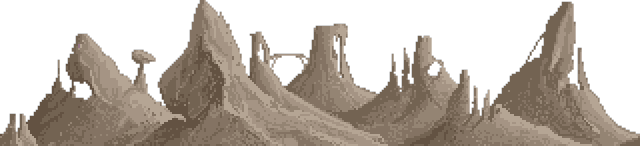
#> input picture references/beast/montagnes.png, 640 x 146 px; its folder holds 5 pictures in this run
$ python rock_study.py
#> lines starting #> are read from the running program, lines starting #| are printed output that depends on the picture
### scripts/beast_art.py
"""Resize the supplied reference assets and encode legal TS2068 8x1 cells.

Source assets are pinned in references/beast; see THIRD_PARTY.md.
"""
from pathlib import Path
from PIL import Image, ImageEnhance
from dither import quantize, gradient, PALETTE, mix

ROOT = Path(__file__).resolve().parents[1]
REF = ROOT / 'references/beast'
# Each band is a separate scroll plane. Negative shift means wind-driven.
BANDS = [('cloud0',0,20,-1),('cloud1',20,32,-2),
         ('cloud2',58,18,-3),('cloud3',76,8,-4),('cloud4',84,8,-5),
         ('hill',92,60,0),('grass0',152,4,1),('grass1',156,4,2),
         ('grass2',160,4,3),('grass3',164,6,4),
         ('fence',170,14,5),('grass4',184,8,6),('sky_gap',52,6,0)]

def asset(name, size):
#> called with name = 'montagnes', size = (256, 60)
    return Image.open(REF / (name+'.png')).convert('RGBA').resize(size, Image.Resampling.LANCZOS)
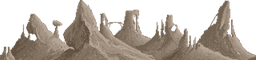
#> returned value: PIL image 256x60 RGBA; mean R, G, B, A 85.7, 76, 66.3, 136.6; transparent parts drawn white

# [95 lines left out: functions make_rgb, encode, not called in this run]

### scripts/dither.py
"""Original RGB artwork and hardware-constrained Sierra Lite error diffusion.

Diffusion stencil: right 1/2, down-left 1/4, down 1/4. First project RGB
onto each legal ink/paper pair, then diffuse the scalar ink-coverage error.
Moving bands use one pair per scanline so pixel shifts preserve their colors.
"""
import math
from PIL import Image, ImageDraw, ImageFont

PALETTE=[(0,0,0),(0,0,205),(205,0,0),(205,0,205),(0,205,0),(0,205,205),(205,205,0),(205,205,205),
         (0,0,0),(0,0,255),(255,0,0),(255,0,255),(0,255,0),(0,255,255),(255,255,0),(255,255,255)]
PAIRS=[(bright*8+p,bright*8+i) for bright in range(2) for p in range(8) for i in range(p+1,8)]
def mix(a,b,t): return tuple(int(x+(y-x)*t) for x,y in zip(a,b))
# [4 lines left out: function gradient, not called in this run]
def dist(a,b):return sum((x-y)**2 for x,y in zip(a,b))
def quantize(im, row_pairs=None, allowed_pairs=None, serpentine=False, pair_filter=None):
    w,h=im.size; src=list(im.getdata()); buf=[0.0]*(w*h)
    bits=[];attrs=[]
    for y in range(h):
        ar=[]
        for cell in range(w//8):
            if row_pairs is not None:paper,ink=row_pairs[y]
            else:
                samples=src[y*w+cell*8:y*w+cell*8+8]
                # Fit the line between two legal colors, so intermediate RGB
                # colors are represented by spatial mixtures, not hard bands.
                def score(pair):
                    p,q=[PALETTE[k] for k in pair];v=[b-a for a,b in zip(p,q)];den=sum(t*t for t in v)
                    total=0
                    for rgb in samples:
                        t=max(0,min(1,sum((a-b)*c for a,b,c in zip(rgb,p,v))/den))
                        total+=sum((rgb[j]-p[j]-t*v[j])**2 for j in range(3))
                    return total
                candidates=allowed_pairs or PAIRS
                if pair_filter:candidates=pair_filter(samples,candidates)
                paper,ink=min(candidates,key=score)
            ar.append((64 if ink>=8 else 0)+((paper&7)<<3)+(ink&7))
            p,q=[PALETTE[c] for c in (paper,ink)]
            v=[b-a for a,b in zip(p,q)];den=sum(t*t for t in v)
            for x in range(cell*8,cell*8+8):
                rgb=src[y*w+x]
                buf[y*w+x]=max(0,min(1,sum((a-b)*c for a,b,c in zip(rgb,p,v))/den))
        attrs.append(ar)
    for y in range(h):
        row=[0]*w
        direction=-1 if serpentine and y&1 else 1
        for x in (range(w-1,-1,-1) if direction<0 else range(w)):
            coverage=buf[y*w+x];bit=int(coverage>=.5);row[x]=bit
            err=coverage-bit
            for dx,dy,f in [(direction,0,.5),(-direction,1,.25),(0,1,.25)]:
                xx,yy=x+dx,y+dy
                if 0<=xx<w and yy<h:buf[yy*w+xx]+=err*f
        bits.append(row)
    return bits,attrs

# [44 lines left out: function quantize_rgb, not called in this run]

### scripts/rock_study.py
"""Study scanline-coherent rock shading before changing the live artwork."""
import sys
from pathlib import Path
from PIL import Image
from beast_art import make_rgb,asset
from dither import quantize,PALETTE,mix
root=Path(__file__).resolve().parents[1]
rock=asset('montagnes',(256,60))
out=Image.new('RGB',(256,60));pairs=[]
#> after `out = Image.new('RGB', (256, 60))`: out: PIL image 256x60 RGB; every value is 0
for y in range(60):
    pair=(3,7)
    pairs.append(pair)
    for x in range(256):
        r,g,b,alpha=rock.getpixel((x,y))
        lum=.299*r+.587*g+.114*b
        shade=max(.03,min(.8,(lum-45)/170))
        sky=.70+.22*y/59
        coverage=sky*(1-alpha/255)+shade*alpha/255
        out.putpixel((x,y),mix(PALETTE[pair[0]],PALETTE[pair[1]],coverage))
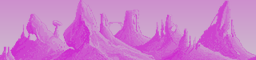
#> out: PIL image 256x60 RGB; mean R, G, B 205, 125.3, 205
#> after the loop, pairs = 60 pairs, first value 3 to 3, second value 7 to 7
pixels,attrs=quantize(out,row_pairs=pairs,serpentine=True)
#> in quantize, `src = list(im.getdata())`: src = 15360 items, first 6: (205, 143, 205), (205, 143, 205), (205, 143, 205), (205, 143, 205), (205, 143, 205), (205, 143, 205)
#> after the loop in quantize, `for y in range(h):`: attrs = 60 items; buf = 15360 values, max 0.898 at index 13568, min 0.195 at index 12614, mean 0.611
#> after the loop in quantize, `for y in range(h):`: bits = 60 items; buf = 15360 values, max 1.24 at index 12533, min -0.125 at index 10520, mean 0.56
#> pixels = 60 items; attrs = 60 items
im=Image.new('RGB',(256,60))
for y in range(60):
    for x in range(256):im.putpixel((x,y),PALETTE[pairs[y][pixels[y][x]]])
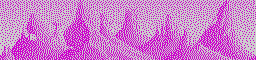
#> im: PIL image 256x60 RGB; mean R, G, B 205, 125.3, 205
im.resize((1024,240),Image.Resampling.NEAREST).save(root/'build/rock-row-study.png')
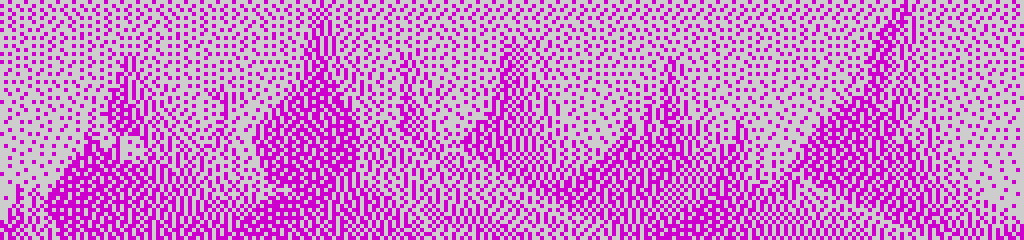
#> saved as rock-row-study.png: PIL image 1024x240 RGB; mean R, G, B 205, 125.3, 205
